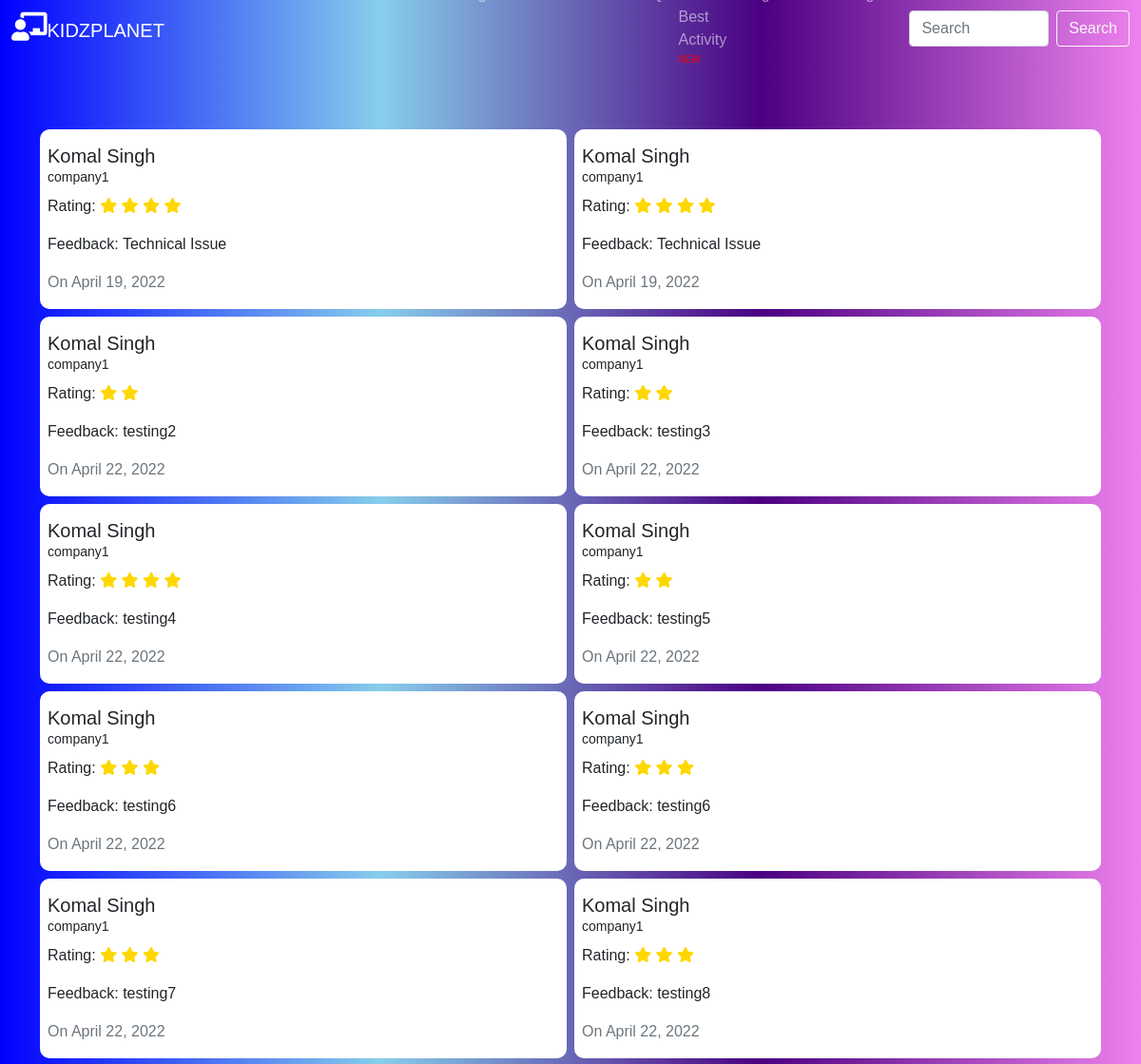
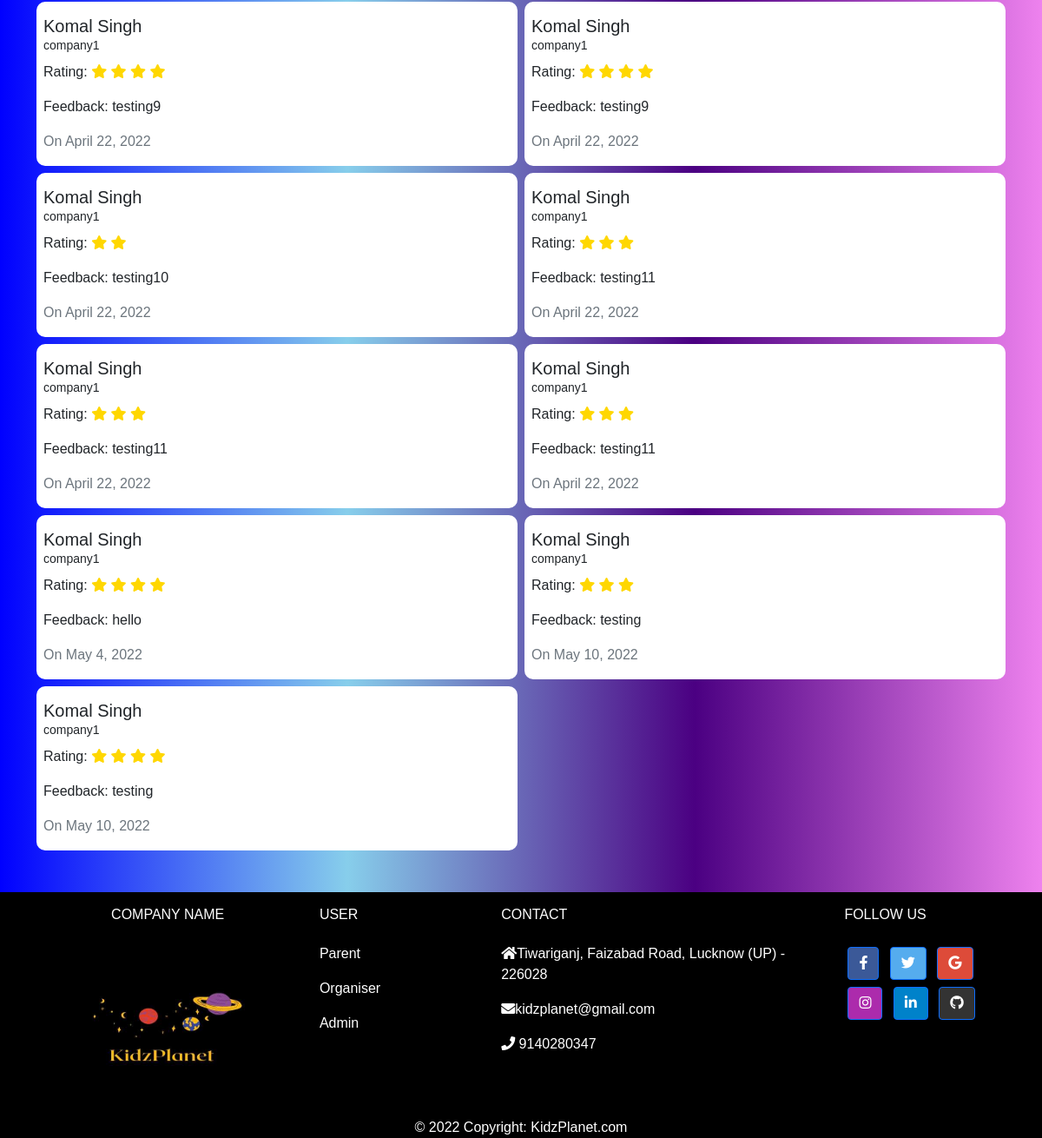
/back/company1/, run on the app's committed database (2 pictures, top to bottom).
### kidzapp/models.py (models this page shows)
class Feedback(models.Model):
    user_name = models.ForeignKey(Parent,null=False,on_delete=models.DO_NOTHING)
    organization_name= models.CharField(max_length=45,null=False)
    feedback_text = models.TextField()
    rating= models.IntegerField()
    date= models.DateField(default=timezone.now)

class Parent(models.Model):
    user_name= models.CharField(max_length=45,primary_key=True)
    password = models.CharField(max_length=10,null=False)
    name = models.CharField(max_length=45,null=False)
    email = models.EmailField(max_length=45,null=False)
    phone = models.CharField(max_length=10,null=False)
    def __str__(self):
        return self.name

### kidzapp/views.py (the view)
# urls.py: path("back/<str:id>/",views.back.as_view(),name="back"),
class back(View):
     def get(self, request,id):
            user_objects=Feedback.objects.filter(organization_name=id)
            context={
                     "id":user_objects,
                 }
            return render(request,'kidzapp/html/rating.html',context)

### kidzapp/templates/kidzapp/html/rating.html (shortened to what this page needs)
<!doctype html>
<html lang="en">
  <head>
    <link rel="stylesheet" href="https://cdnjs.cloudflare.com/ajax/libs/font-awesome/6.0.0/css/all.min.css" />
    <link href="https://cdn.jsdelivr.net/npm/bootstrap@5.0.2/dist/css/bootstrap.min.css" rel="stylesheet">
    <link rel="stylesheet" href="https://cdnjs.cloudflare.com/ajax/libs/font-awesome/5.15.4/css/all.min.css" />
    {% load static %}
</head>
<body  style='background-image: linear-gradient(to right,blue,skyblue,indigo,violet)' >
    {%include "kidzapp/html/header.html" %}
    <div class="container mt-5 mb-5">
      <div class="row g-2">
        <div class="col-8">
          </div>
       {%for ob in id %}
       <div class="col-md-6">
             <div class="card p-2 py-3 ">
                 <h5 class="mb-0">{{ob.user_name}}</h5> <small>{{ob.organization_name}}</small>
                 <p class="card-text ratings mt-2">Rating:
                  {% with r=ob.rating %}
                  {%if r is 5 %}
                    <i class="fa fa-star"></i>
                    <i class="fa fa-star"></i>
                    <i class="fa fa-star"></i>
                    <i class="fa fa-star"></i>
                    <i class="fa fa-star"></i>
                  {%elif r is 4 %}
                    <i class="fa fa-star"></i>
                    <i class="fa fa-star"></i>
                    <i class="fa fa-star"></i>
                    <i class="fa fa-star"></i>
                  {%elif r is 3 %}
                    <i class="fa fa-star"></i>
                    <i class="fa fa-star"></i>
                    <i class="fa fa-star"></i>
                  {%elif r is 2 %}
                    <i class="fa fa-star"></i>
                    <i class="fa fa-star"></i>
                  {%elif r is 1 %}
                    <i class="fa fa-star"></i>
                    {%endif%}
                   {%endwith %}
                  </p>
                   <p class="card-text">Feedback: {{ob.feedback_text}}</p>
                  <p class="card-text text-muted">On {{ob.date}}</p>
             </div>
         </div>
         {%endfor %}
         </div>
         </div>
    {%include "kidzapp/html/footer.html" %}
  </body>
</html>

### kidzapp/templates/kidzapp/html/rating.html (style rules this page uses)
body { font-family: 'Maven Pro', sans-serif }
.card { border: none; border-radius: 10px; transition: all 1s; cursor: pointer; }
.ratings i { color: gold }

### data on the page
Feedback: user_name "Komal Singh", organization_name "company1", feedback_text "Technical Issue", date "April 19, 2022"
Feedback: user_name "Komal Singh", organization_name "company1", feedback_text "Technical Issue", date "April 19, 2022"
Feedback: user_name "Komal Singh", organization_name "company1", feedback_text "testing2", date "April 22, 2022"
Feedback: user_name "Komal Singh", organization_name "company1", feedback_text "testing3", date "April 22, 2022"
Feedback: user_name "Komal Singh", organization_name "company1", feedback_text "testing4", date "April 22, 2022"
Feedback: user_name "Komal Singh", organization_name "company1", feedback_text "testing5", date "April 22, 2022"
Feedback: user_name "Komal Singh", organization_name "company1", feedback_text "testing6", date "April 22, 2022"
Feedback: user_name "Komal Singh", organization_name "company1", feedback_text "testing6", date "April 22, 2022"
Feedback: user_name "Komal Singh", organization_name "company1", feedback_text "testing7", date "April 22, 2022"
Feedback: user_name "Komal Singh", organization_name "company1", feedback_text "testing8", date "April 22, 2022"
Feedback: user_name "Komal Singh", organization_name "company1", feedback_text "testing9", date "April 22, 2022"
Feedback: user_name "Komal Singh", organization_name "company1", feedback_text "testing9", date "April 22, 2022"
Feedback: user_name "Komal Singh", organization_name "company1", feedback_text "testing10", date "April 22, 2022"
Feedback: user_name "Komal Singh", organization_name "company1", feedback_text "testing11", date "April 22, 2022"
Feedback: user_name "Komal Singh", organization_name "company1", feedback_text "testing11", date "April 22, 2022"
Feedback: user_name "Komal Singh", organization_name "company1", feedback_text "testing11", date "April 22, 2022"
Feedback: user_name "Komal Singh", organization_name "company1", feedback_text "hello", date "May 4, 2022"
Feedback: user_name "Komal Singh", organization_name "company1", feedback_text "testing", date "May 10, 2022"
Feedback: user_name "Komal Singh", organization_name "company1", feedback_text "testing", date "May 10, 2022"
